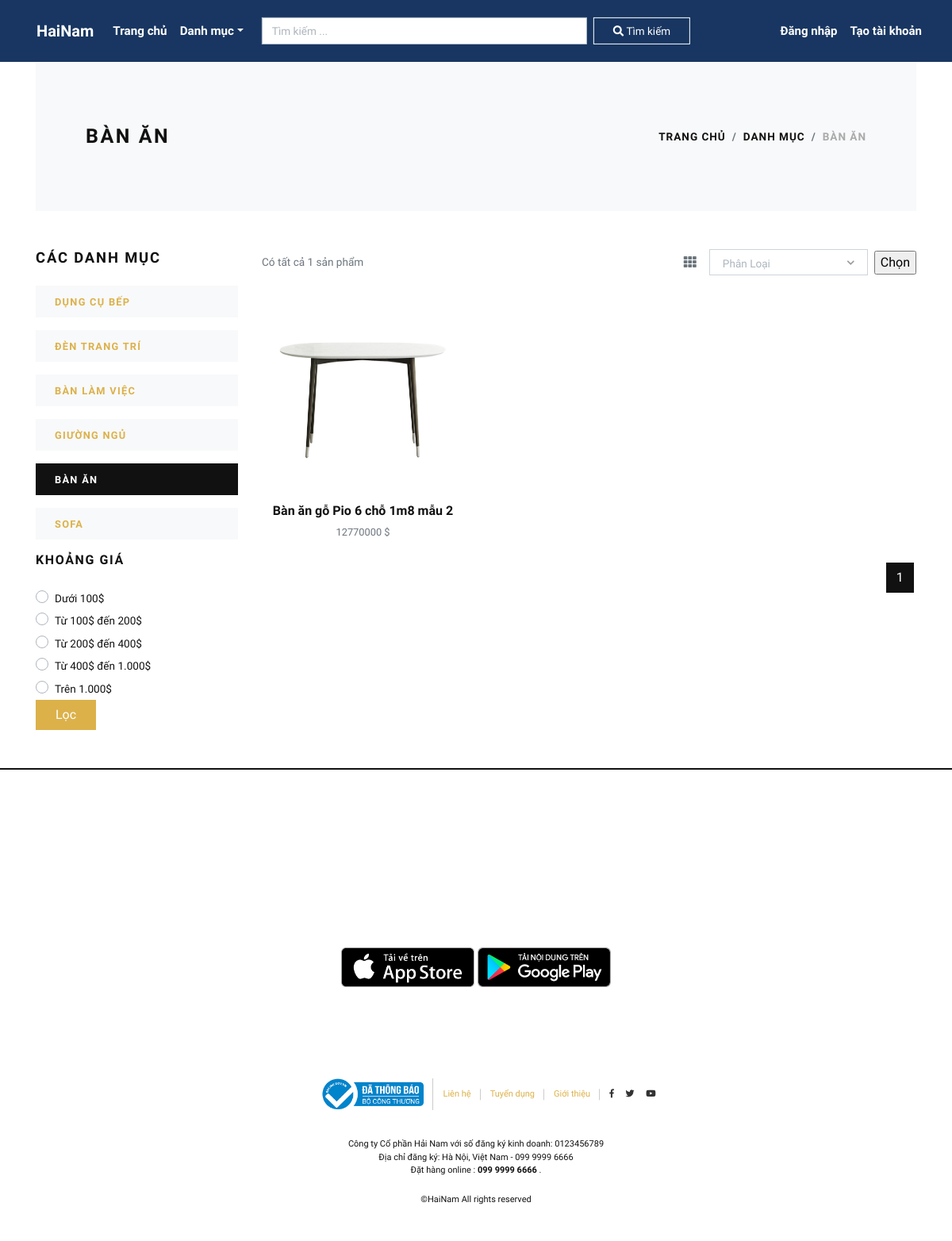
The app's page /ban-an/ with its own data.
### store/models.py (models this page shows, shortened)
class Category(models.Model):
    title = models.CharField(max_length=50, verbose_name="Tên danh mục")
    slug = models.SlugField(max_length=55, verbose_name="Slug danh mục")
    description = models.TextField(blank=True, verbose_name="Miêu tả danh mục")
    category_image = models.ImageField(upload_to='category', blank=True, null=True, verbose_name="Hình ảnh danh mục")
    is_active = models.BooleanField(verbose_name="Có hoạt động?")
    is_featured = models.BooleanField(verbose_name="Có đề xuất?")
    created_at = models.DateTimeField(auto_now_add=True, verbose_name="Thời gian tạo")
    updated_at = models.DateTimeField(auto_now=True, verbose_name="Cập nhật")
    count = models.IntegerField(default=0)
    class Meta:
        verbose_name_plural = 'Categories'
        ordering = ('-created_at', )

class Product(models.Model):
    title = models.CharField(max_length=150, verbose_name="Tên sản phẩm")
    slug = models.SlugField(max_length=160, verbose_name="Slug sản phẩm")
    sku = models.CharField(max_length=255, unique=True, verbose_name="Mã sản phẩm")
    short_description = models.TextField(verbose_name="Miêu tả ngắn")
    detail_description = models.TextField(blank=True, null=True, verbose_name="Miêu tả chi tiết")
    product_image = models.ImageField(upload_to='product', blank=True, null=True, verbose_name="Hình ảnh sản phẩm")
    price = models.DecimalField(max_digits=10, decimal_places=2,verbose_name="Giá")
    category = models.ForeignKey(Category, verbose_name="Danh mục sản phẩm", on_delete=models.CASCADE)
    is_active = models.BooleanField(verbose_name="Có hoạt động?")
    is_featured = models.BooleanField(verbose_name="Có đề xuất?")
    created_at = models.DateTimeField(auto_now_add=True, verbose_name="Thời gian tạo")
    updated_at = models.DateTimeField(auto_now=True, verbose_name="Cập nhật")
    count = models.IntegerField(default=0)
    likes = models.PositiveIntegerField(default=0)
    user_likes = models.ManyToManyField(User)
    class Meta:
        verbose_name_plural = 'Products'
        ordering = ('-created_at', )

### store/views.py (the view, shortened to what this page needs)
# urls.py: path('<slug:slug>/', views.category_products, name="category-products"),
def category_products(request, slug):
    category = get_object_or_404(Category, slug=slug)
    products = Product.objects.filter(is_active=True, category=category)
    categories = Category.objects.filter(is_active=True)
    filter_price = request.GET.get('filter_price', '')
    sorting = request.GET.get('sorting', '')
    min_price=0
    max_price=99999999999
    p = Paginator(products, 9)
    page_num = request.GET.get('page',1)
    try:
        page = p.page(page_num)
    except EmptyPage:
        page = p.page(1)
    context = {
        'type':0,
        'all':products,
        'category': category,
        'products': page,
        'categories': categories,
    }
    return render(request, 'store/category_products.html', context)

### store/context_preprocessors.py (called while the page is built)
def store_menu(request):
    categories = Category.objects.filter(is_active=True)
    context = {
        'categories_menu': categories,
    }
    return context

def notification_list(request):
    if request.user.is_authenticated:
        user = request.user
        notification = Notification.objects.filter(user=user)
        t=1
        if len(notification)==0: t=0
        if len(notification)>=6:
            result = reversed(list(notification[len(notification)-6:len(notification)]))
            res = result
        else:
            res=reversed(list(notification))
        context = {
            'notification_list': res,
            'length' :t,
        }
    else:
        context = {
        }
    return context

def cart_menu(request):
    if request.user.is_authenticated:
        cart_items= Cart.objects.filter(user=request.user)
        context = {
            'cart_items': cart_items,
        }
    else:
        context = {}
    return context

### templates/store/category_products.html (shortened to what this page needs)
{% extends 'base.html' %}
{% load static %}
{% block content %}
<div class="container">
  <section class="py-5 bg-light">
    <div class="container">
      <div class="row px-4 px-lg-5 py-lg-4 align-items-center">
        <div class="col-lg-6">
          <h1 class="h2 text-uppercase mb-0" style="font-size:25px">{{category.title}}</h1>
        </div>
        <div class="col-lg-6 text-lg-right">
          <nav aria-label="breadcrumb">
            <ol class="breadcrumb justify-content-lg-end mb-0 px-0">
              <li class="breadcrumb-item"><a href="{% url 'store:home' %}">Trang chủ</a></li>
              <li class="breadcrumb-item"><a href="{% url 'store:all-categories' %}">Danh mục</a></li>
              <li class="breadcrumb-item active" aria-current="page">{{category.title}}</li>
            </ol>
          </nav>
        </div>
      </div>
    </div>
  </section>
  <section class="py-5">
    <div class="container p-0">
      <div class="row">
        <div class="col-lg-3 order-2 order-lg-1">
          <h5 class="text-uppercase mb-4">Các danh mục</h5>
          {% if categories %}
          {% for cat in categories %}
          <a href="{% url 'store:category-products' cat.slug %}">
            <div class="py-2 px-4 {% if category == cat %}bg-dark text-white {% else %}bg-light{% endif %} mb-3">
              <strong class="small text-uppercase font-weight-bold">{{cat.title}}</strong>
            </div>
          </a>
          {% endfor %}
          {% endif %}
          <h6 class="text-uppercase mb-4">Khoảng giá</h6>
          <form id="BookPackageForm" action="" method="get">
            <div class="custom-control custom-radio">
              <label class="custom-control-label text-small" for="customCheck1">Dưới 100$</label>
            </div>
            <div class="custom-control custom-radio">
              <label class="custom-control-label text-small" for="customCheck2">Từ 100$ đến 200$</label>
            </div>
            <div class="custom-control custom-radio">
              <label class="custom-control-label text-small" for="customCheck3">Từ 200$ đến 400$</label>
            </div>
            <div class="custom-control custom-radio">
              <label class="custom-control-label text-small" for="customCheck4">Từ 400$ đến 1.000$</label>
            </div>
            <div class="custom-control custom-radio">
              <label class="custom-control-label text-small" for="customCheck5">Trên 1.000$</label>
            </div>
            <div class="">
              <button style="background-color: #dcb14a; border-color: #dcb14a;"
              class="btn btn-danger" id="action_filter" type="submit">Lọc </button>
            </div>
          </form>
        </div>
        <div class="col-lg-9 order-1 order-lg-2 mb-5 mb-lg-0">
          <div class="row mb-3 align-items-center">
            <div class="col-lg-6 mb-2 mb-lg-0">
              <p class="text-small text-muted mb-0">Có tất cả {{all|length}} sản phẩm</p>
            </div>
            <div class="col-lg-6">
              <form action="" method="get">
              <ul class="list-inline d-flex align-items-center justify-content-lg-end mb-0">
                <li class="list-inline-item text-muted mr-3"><a class="reset-anchor p-0" href="#"><i
                      class="fas fa-th"></i></a></li>
                <li class="list-inline-item">
                </li>
                <li class="list-inline-item">
                  <input type="submit" value="Chọn">
                </li>
              </ul>
              </form>
            </div>
          </div>
          <div class="row">
            {% if products %}
            {% for product in products %}
              <div class="col-lg-4 col-sm-6">
                <div class="product text-center">
                  <div class="mb-3 position-relative">
                    <a class="d-block" href="{% url 'store:product-detail' product.slug %}">
                      {% if product.product_image %}
                      <img style='height: 255px; width: 255px' class="img-fluid w-100" src="{{product.product_image.url}}" alt="{{product.title}}">
                      {% else %}
                      <img style='height: 255px; width: 255px' class="img-fluid w-100" src="{% static 'img/product-1.jpg' %}" alt="{{product.title}}">
                      {% endif %}
                    </a>
                  </div>
                  <h6> <a class="reset-anchor" href="{% url 'store:product-detail' product.slug %}">{{product.title}}</a>
                  </h6>
                  <p class="small text-muted">{{product.price|floatformat:0}} $</p>
                </div>
              </div>
            {% endfor %}
            {% endif %}
          </div>
          {% if type > 0 %}
            {% if products|length > 0 %}
            <!-- <nav style="margin-top: 10px;" aria-label="Page navigation example">
              <ul class="pagination justify-content-center justify-content-lg-end">
                <li class="page-item"><a id="btn_prev" class="page-link" href="#" aria-label="Previous"><span
                      aria-hidden="true">«</span></a></li>
                <li class="page-item active"><a id="page" class="page-link" href="#">1</a></li>
                <li class="page-item"><a id="page" class="page-link" href="#">2</a></li>
                <li class="page-item"><a id="page" class="page-link" href="#">3</a></li>
                <li class="page-item"><a id="btn_next" class="page-link" href="#" aria-label="Next"><span
                      aria-hidden="true">»</span></a></li>
              </ul>
            </nav> -->
            {% else %}
            <nav style="position:absolute; top: 780px; bottom:0; right: 0;  " aria-label="Page navigation example">
              <ul class="pagination justify-content-center justify-content-lg-end">
                <li class="page-item"><a id="btn_prev" class="page-link" href="#" aria-label="Previous"><span aria-hidden="true">«</span></a></li>
                <li class="page-item active"><a id="page" class="page-link" href="#">1</a></li>
                <li class="page-item"><a id="page" class="page-link" href="#">2</a></li>
                <li class="page-item"><a id="page" class="page-link" href="#">3</a></li>
                <li class="page-item"><a id="btn_next"class="page-link" href="#" aria-label="Next"><span aria-hidden="true">»</span></a></li>
              </ul>
            </nav>
            {% endif %}
          {% else %}
          <nav style="margin-top: 10px;" aria-label="Page navigation example">
            <ul class="pagination justify-content-center justify-content-lg-end">
              <li class="page-item active"><a id="page" class="page-link" href="#">{{products.number}}</a></li>
            </ul>
          </nav>
          {% endif %}
        </div>
      </div>
    </div>
  </section>
</div>
{% endblock content %}

### hainamshop/static/css/style.default.css (style rules this page uses)
.text-small { font-size: 0.85rem !important; }
strong { font-weight: 700; }
.product img { -webkit-filter: grayscale(40%); filter: grayscale(40%); transition: all 0.3s; }
.text-uppercase { text-transform: uppercase; letter-spacing: 0.1em; }
.reset-anchor { color: inherit; transition: all 0.3s; }
.btn { font-weight: 400; border: 1px solid transparent; font-family: inherit; padding: 0.375rem 1.5rem; font-size: 1rem; line-height: 1.5; border-radius: 0; transition: color 0.15s ease-in-out, background-color 0.15s ease-in-out, border-color 0.15s ease-in-out, box-shadow 0.15s ease-in-out; }
.btn-danger { color: #fff; background-color: #dc3545; border-color: #dc3545; }
body { font-family: "Libre Franklin", sans-serif; font-size: 1rem; font-weight: 400; line-height: 1.5; color: #111111; background-color: #fff; }
a { color: #dcb14a; text-decoration: none; }
h1, h2, h3, h4, h5, h6, .h1, .h2, .h3, .h4, .h5, .h6 { margin-bottom: 0.5rem; font-family: inherit; font-weight: 900; line-height: 1.2; color: inherit; }
h1, .h1 { font-size: 2.2rem; }
h2, .h2 { font-size: 1.9rem; }
h5, .h5 { font-size: 1.15rem; }
h6, .h6 { font-size: 1rem; }
small, .small { font-size: 80%; font-weight: 400; }
.page-item:first-child .page-link { border-top-left-radius: 0; border-bottom-left-radius: 0; }
.page-item:last-child .page-link { border-top-right-radius: 0; border-bottom-right-radius: 0; }
.page-item.active .page-link { color: #fff; background-color: #111111; border-color: #111111; }
.page-link { padding: 0.5rem 0.75rem; line-height: 1.25; color: #111111; background-color: none; border: 1px solid #eee; margin: 0.2rem; transition: all 0.3s; }
.bg-light { background-color: #f8f9fa !important; }
.bg-dark { background-color: #111111 !important; }
.custom-radio .custom-control-label::before { border-radius: 50%; }
.custom-control-label { font-weight: 400; line-height: 2.1em; cursor: pointer; }
.breadcrumb { background: #f8f9fa; }
.breadcrumb-item { font-size: 0.85rem; text-transform: uppercase; letter-spacing: 0.07em; font-weight: 900; color: #111111; }
.breadcrumb-item a { color: inherit; transition: all 0.3s; }
.breadcrumb-item.active { color: #aaa; }

### records on screen
Category: title "BÀN ĂN"
Category: title "DỤNG CỤ BẾP"
Category: title "ĐÈN TRANG TRÍ"
Category: title "BÀN LÀM VIỆC"
Category: title "GIƯỜNG NGỦ"
Category: title "SOFA"
Product: product_image (picture), title "Bàn ăn gỗ Pio 6 chỗ 1m8 mẫu 2", price "12770000"

### other values on screen
{{ all|length }} "1"
{{ products.number }} "1"
